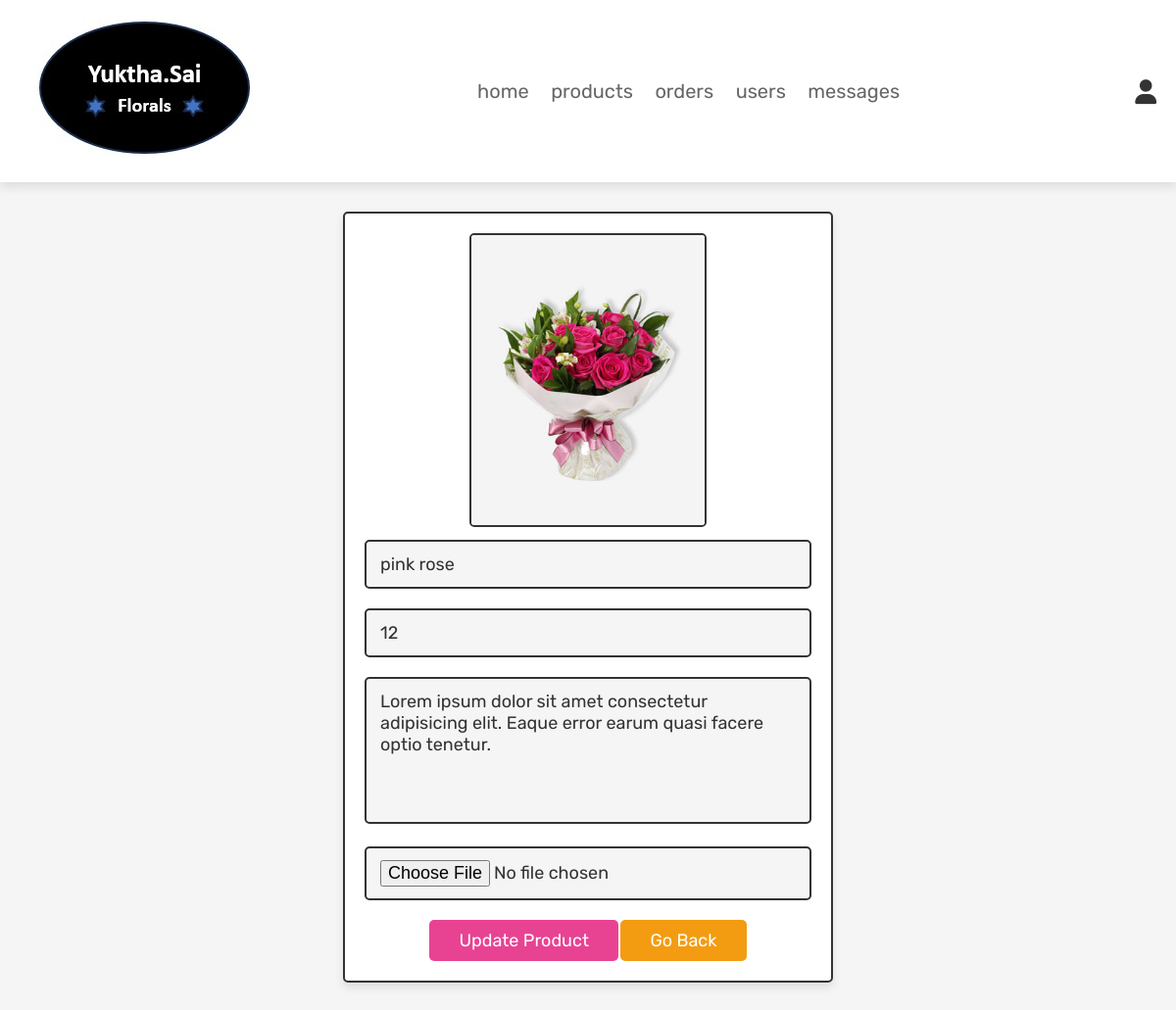
/admin_update_product.php?update=13 (signed in), run on the app's committed database.
### tables this page shows
CREATE TABLE `products` (
  `id` int(100) NOT NULL,
  `name` varchar(100) NOT NULL,
  `details` varchar(500) NOT NULL,
  `price` int(100) NOT NULL,
  `image` varchar(100) NOT NULL
);

### admin_update_product.php (the view, shortened to what this page needs)
<?php
@include 'config.php';
?>
<!DOCTYPE html>
<html lang="en">
<head>
   <link rel="stylesheet" href="https://cdnjs.cloudflare.com/ajax/libs/font-awesome/6.0.0/css/all.min.css">
   <link rel="stylesheet" href="css/admin_style.css">
</head>
<body>
<?php @include 'admin_header.php'; ?>
<section class="update-product">
<?php
   $update_id = $_GET['update'];
   $select_products = mysqli_query($conn, "SELECT * FROM `products` WHERE id = '$update_id'") or die('query failed');
   if(mysqli_num_rows($select_products) > 0){
      while($fetch_products = mysqli_fetch_assoc($select_products)){
?>
<form action="" method="post" enctype="multipart/form-data">
   <img src="uploaded_img/<?php echo $fetch_products['image']; ?>" class="image"  alt="">
   <input type="text" class="box" value="<?php echo $fetch_products['name']; ?>" required placeholder="update product name" name="name">
   <input type="number" min="0" class="box" value="<?php echo $fetch_products['price']; ?>" required placeholder="update product price" name="price">
   <textarea name="details" class="box" required placeholder="update product details" cols="30" rows="10"><?php echo $fetch_products['details']; ?></textarea>
   <input type="file" accept="image/jpg, image/jpeg, image/png" class="box" name="image">
   <input type="submit" value="update product" name="update_product" class="btn">
   <a href="admin_products.php" class="option-btn">go back</a>
</form>
<?php
      }
   }else{
      echo '<p class="empty">no update product select</p>';
   }
?>
</section>
</body>
</html>

### css/admin_style.css (style rules this page uses)
:root { --pink:#e84393; --red:#c0392b; --orange:#f39c12; --black:#333; --white:#fff; --light-color:#666; --light-white:#ccc; --light-bg:#f5f5f5; --border:.2rem solid var(--black); --box-shadow:0 .5rem 1rem rgba(0,0,0,.1); }
* { font-family: 'Rubik', sans-serif; margin:0; padding:0; box-sizing: border-box; outline: none; border:none; text-decoration: none; transition:all .2s linear; }
html { font-size: 62.5%; overflow-x: hidden; scroll-behavior: smooth; scroll-padding-top: 6.5rem; }
body { background: var(--light-bg); }
section { padding:3rem 2rem; }
.btn, .delete-btn, .option-btn { display: inline-block; border-radius: .5rem; margin-top: 1rem; font-size: 1.8rem; color:var(--white); cursor: pointer; padding:1rem 3rem; text-transform: capitalize; }
.btn { background-color: var(--pink); }
.option-btn { background-color: var(--orange); }
.update-product form { max-width: 50rem; border-radius: .5rem; background-color: var(--white); border:var(--border); padding:2rem; text-align: center; margin:0 auto; box-shadow: var(--box-shadow); }
.update-product form .box { width: 100%; margin:1rem 0; font-size: 1.8rem; color:var(--black); border-radius: .5rem; background-color: var(--light-bg); padding:1.2rem 1.4rem; border:var(--border); }
.update-product form textarea { height: 15rem; resize: none; }
.update-product .image { height: 30rem; border:var(--border); border-radius: .5rem; }

### data on the page
products: image (picture), name "pink rose", price "12", details "Lorem ipsum dolor sit amet consectetur adipisicing elit. Eaque error earum quasi facere optio tenetur."
